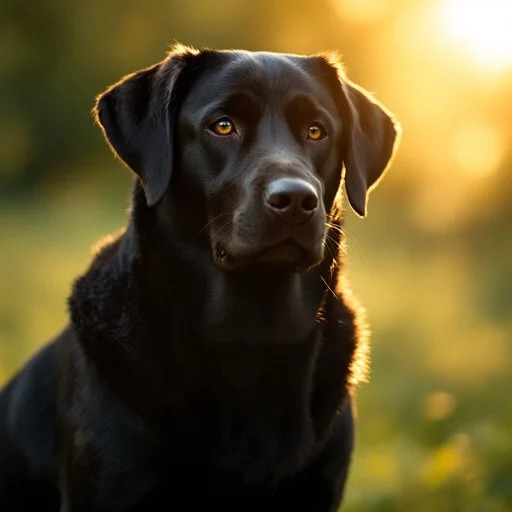
#> input picture orginal_dog.png, 512 x 512 px
$ python q3.py
#> lines starting #> are read from the running program, lines starting #| are printed output that depends on the picture
import cv2
import numpy as np
import matplotlib.pyplot as plt

def rotate_image(image_path, angles):
    """
    Rotates an image by specified angles.
    """
#> called with image_path = 'orginal_dog.png'
    image_path = 'orginal_dog.png'
    img = cv2.imread(image_path)
#> img is the input picture: shape (512, 512, 3); mean B, G, R 42.6, 82.1, 95.4
    if img is None:
        print(f"Error: Could not load image from {image_path}")
        return

    img_rgb = cv2.cvtColor(img, cv2.COLOR_BGR2RGB)

    plt.figure(figsize=(15, 7))
    plt.subplot(1, len(angles) + 1, 1)
    plt.imshow(img_rgb)
    plt.title('Original Image')
    plt.axis('off')

    h, w = img.shape[:2] # Get image height and width
#> h = 512; w = 512

    for i, angle in enumerate(angles):
        img_rotated = None

        if angle == 90:
            # For 90 degrees, cv2.
            img_rotated = cv2.rotate(img, cv2.ROTATE_90_CLOCKWISE)
            print(f"Rotated by {angle} degrees using cv2.rotate.")
        elif angle == 45:

            center = (w / 2, h / 2) # Rotation center

            # Get the 2x3 rotation matrix. 1.0 is the scale factor.
            M = cv2.getRotationMatrix2D(center, angle, 1.0)

            cos = np.abs(M[0, 0])
            sin = np.abs(M[0, 1])
            nW = int((h * sin) + (w * cos)) # New width
            nH = int((h * cos) + (w * sin)) # New height

            # Adjust the rotation matrix to translate the image so it fits in the new dimensions
            M[0, 2] += (nW / 2) - center[0]
            M[1, 2] += (nH / 2) - center[1]

            img_rotated = cv2.warpAffine(img, M, (nW, nH))
            print(f"Rotated by {angle} degrees using warpAffine.")
        else:
            print(f"Rotation for {angle} degrees not specifically implemented in this example. Skipping.")
            continue # Skip to the next angle

        if img_rotated is not None:
            # Convert to RGB for matplotlib display
            img_rotated_rgb = cv2.cvtColor(img_rotated, cv2.COLOR_BGR2RGB)

            plt.subplot(1, len(angles) + 1, i + 2)
            plt.imshow(img_rotated_rgb)
            plt.title(f'Rotated by {angle} Degrees')
            plt.axis('off')

            # Save the processed image
            output_filename = f"output_rotated_{angle}_degrees.jpg"
            cv2.imwrite(output_filename, img_rotated)
            print(f"Processed image saved as {output_filename}")
#> this loop made 2 passes
#> pass 1, in rotate_image, `img_rotated = cv2.warpAffine(img, M, (nW, nH))`:
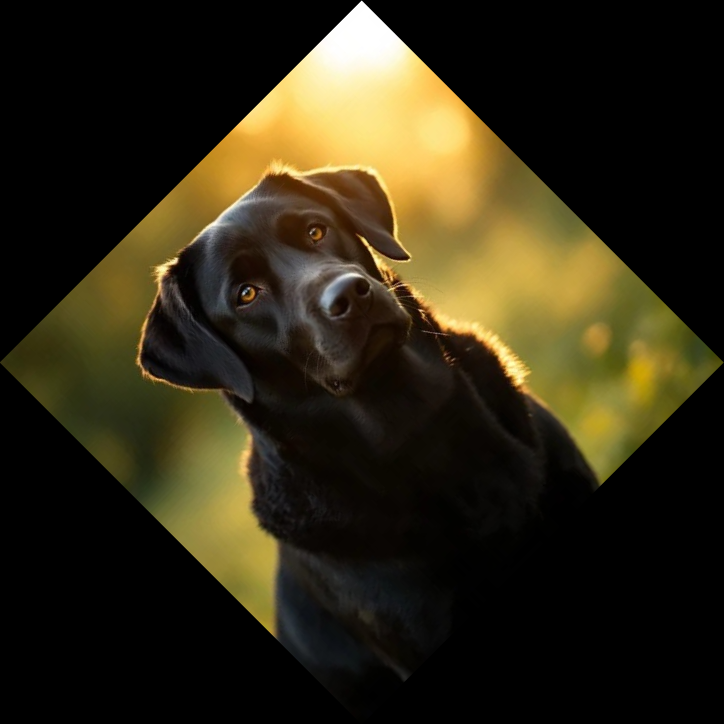
#> img_rotated: shape (724, 724, 3); mean B, G, R 21.3, 41.1, 47.7
#> pass 2, in rotate_image, `img_rotated = cv2.rotate(img, cv2.ROTATE_90_CLOCKWISE)`:
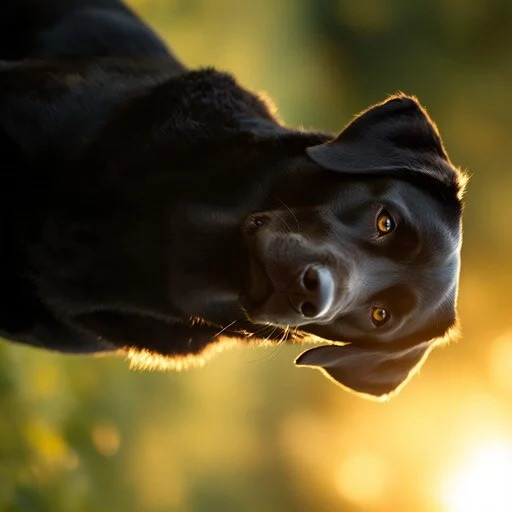
#> img_rotated: shape (512, 512, 3); mean B, G, R 42.6, 82.1, 95.4

    plt.tight_layout()
    plt.show()
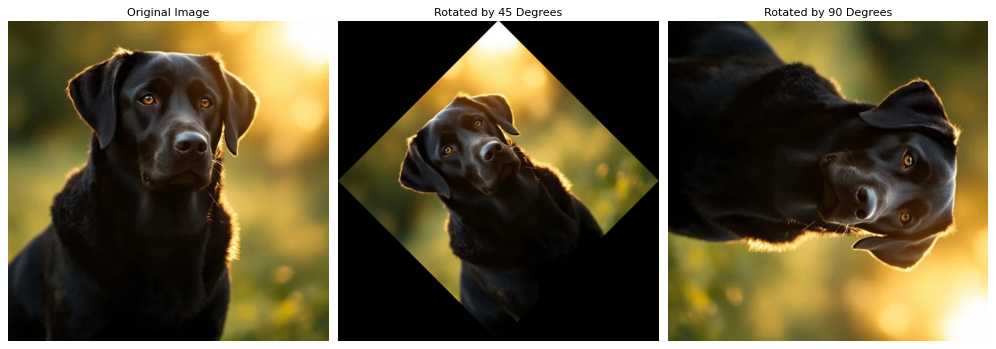
#> figure drawn by matplotlib, 3 panels


if __name__ == "__main__":
    image_path_input = 'orginal_dog.png'

    print("\n--- Problem 3: Image Rotation ---")
    rotate_image(image_path_input, [45, 90])
